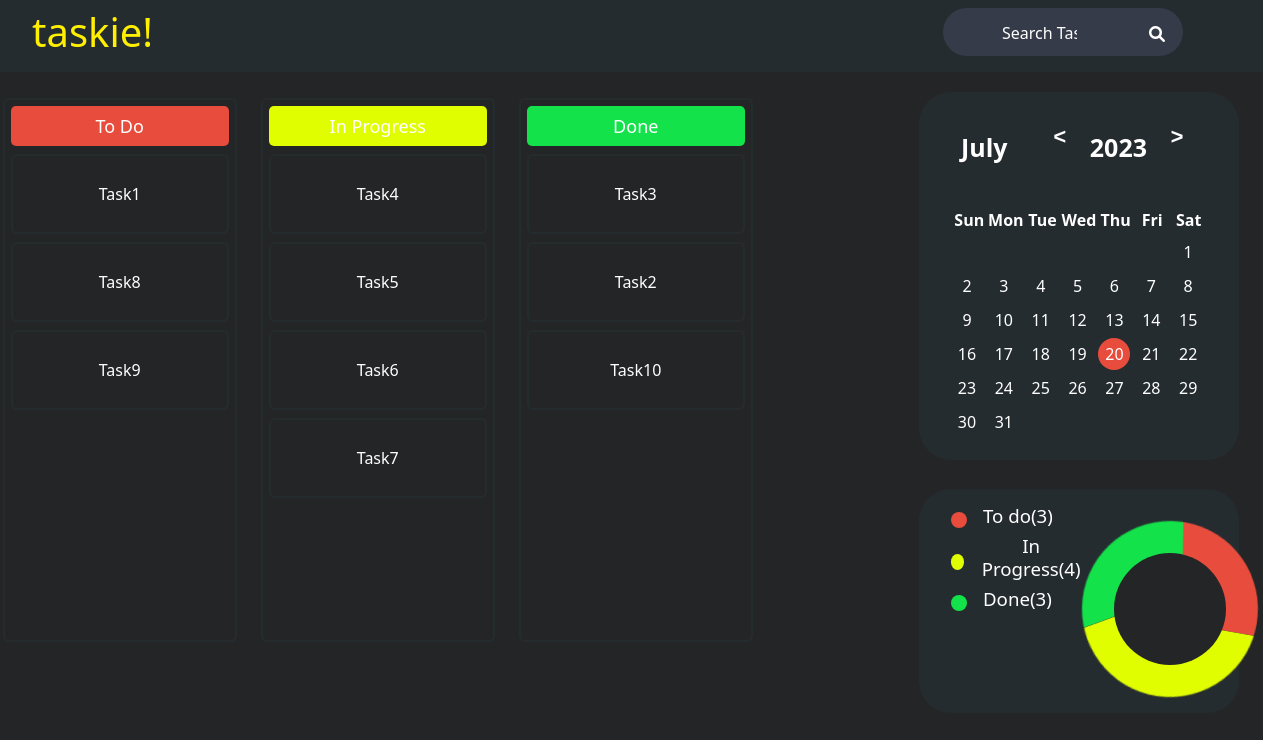
/tasks/, run on the app's committed database.
### tasks/models.py (models this page shows, shortened)
class Task(models.Model):
    STATUS_CHOICES = (
        ("to-do", "To Do"),
        ("in-progress", "In Progress"),
        ("done", "Done"),
    )
    title = models.CharField(max_length=200)
    description = models.TextField()
    due_date = models.DateField()
    status = models.CharField(max_length=20, choices=STATUS_CHOICES)
    category = models.ForeignKey(Category, on_delete=models.PROTECT)
    tags = models.ManyToManyField(Tag)

### tasks/views.py (the view)
# urls.py: path("tasks/", views.task_page, name="task_page"),
def task_page(request):
    tasks_todo = Task.objects.filter(status="to-do")
    tasks_in_progress = Task.objects.filter(status="in-progress")
    tasks_done = Task.objects.filter(status="done")
    context = {
        "tasks_todo": tasks_todo,
        "tasks_in_progress": tasks_in_progress,
        "tasks_done": tasks_done,
    }
    return render(request, "task_page.html", context)

### tasks/templates/task_page.html (shortened to what this page needs)
{% extends 'base.html' %}
{% block content %}
  <div class="container">
    <section class="wireframe">
      <section class="col one">
        <h1>To Do</h1>
        <ul>
          {% for task in tasks_todo %}
            <li><a href="{% url 'task' task.id %}">{{ task.title }}</a></li>
          {% empty %}
            <li class="no-tasks">No tasks in this section.</li>
          {% endfor %}
        </ul>
      </section>
      <section class="col two">
        <h1>In Progress</h1>
        <ul>
          {% for task in tasks_in_progress %}
            <li><a href="{% url 'task' task.id %}">{{ task.title }}</a></li>
          {% empty %}
            <li class="no-tasks">No tasks in this section.</li>
          {% endfor %}
        </ul>
      </section>
      <section class="col three">
        <h1>Done</h1>
        <ul>
          {% for task in tasks_done %}
            <li><a href="{% url 'task' task.id %}">{{ task.title }}</a></li>
          {% empty %}
            <li class="no-tasks">No tasks in this section.</li>
          {% endfor %}
        </ul>
      </section>
    </section>
  </div>
{% endblock %}

### tasks/templates/task_page.html (style rules this page uses)
body { background-color: rgb(36, 37, 38); color: #FFFFFF; text-align: center; }
a { color: #FFFFFF; text-decoration: none; }
.wireframe { font-size: 16px; width: 80%; }
.col { border: 2px solid rgb(37, 44, 48); border-radius: 6px; display: inline-block; margin: 10px; padding: 6px; vertical-align: top; width: 30%; }
.col h1 { margin: 0; padding: 8px; border-radius: 5px; height: 40px; font-size: 18px; line-height: 1.5; display: flex; align-items: center; justify-content: center; }
.col ul { list-style-type: none; margin: 0; padding: 0; min-height: 180px; }
.col li { border: 2px solid rgb(37, 44, 48); border-radius: 6px; height: 52px; margin: 8px 0; padding: 6px; display: flex; align-items: center; justify-content: center; }
.one h1 { background-color: #e74c3c; }
.two h1 { background-color: rgb(224, 254, 0); }
.three h1 { background-color: rgb(19, 226, 74); }
.container { width: 100%; height: auto; padding-left: 0; padding-top: -5rem; }

### tasks/templates/base.html (style rules this page uses)
body { background-color: rgb(36, 37, 38); color: #FFFFFF; text-align: center; }
a { color: #FFFFFF; text-decoration: none; }
.wireframe { font-size: 16px; padding-right: 0; float: left; }
.col { border: 2px solid rgb(37, 44, 48); border-radius: 6px; display: inline-block; margin: 10px; padding: 6px; vertical-align: top; width: 30%; }
.col h1 { margin: 0; padding: 8px; border-radius: 5px; height: 40px; font-size: 18px; line-height: 1.5; display: flex; align-items: center; justify-content: center; }
.col ul { height: 30rem; list-style-type: none; margin: 0; padding: 0; min-height: 180px; }
.col li { border: 2px solid rgb(37, 44, 48); border-radius: 6px; height: 5rem; margin: 8px 0; padding: 6px; display: flex; align-items: center; justify-content: center; }
.one h1 { background-color: #e74c3c; }
.two h1 { background-color: rgb(224, 254, 0); }
.three h1 { background-color: rgb(19, 226, 74); }
* { box-sizing: border-box; }

### data on the page
Task: title "Task1"
Task: title "Task8"
Task: title "Task9"
Task: title "Task4"
Task: title "Task5"
Task: title "Task6"
Task: title "Task7"
Task: title "Task3"
Task: title "Task2"
Task: title "Task10"
